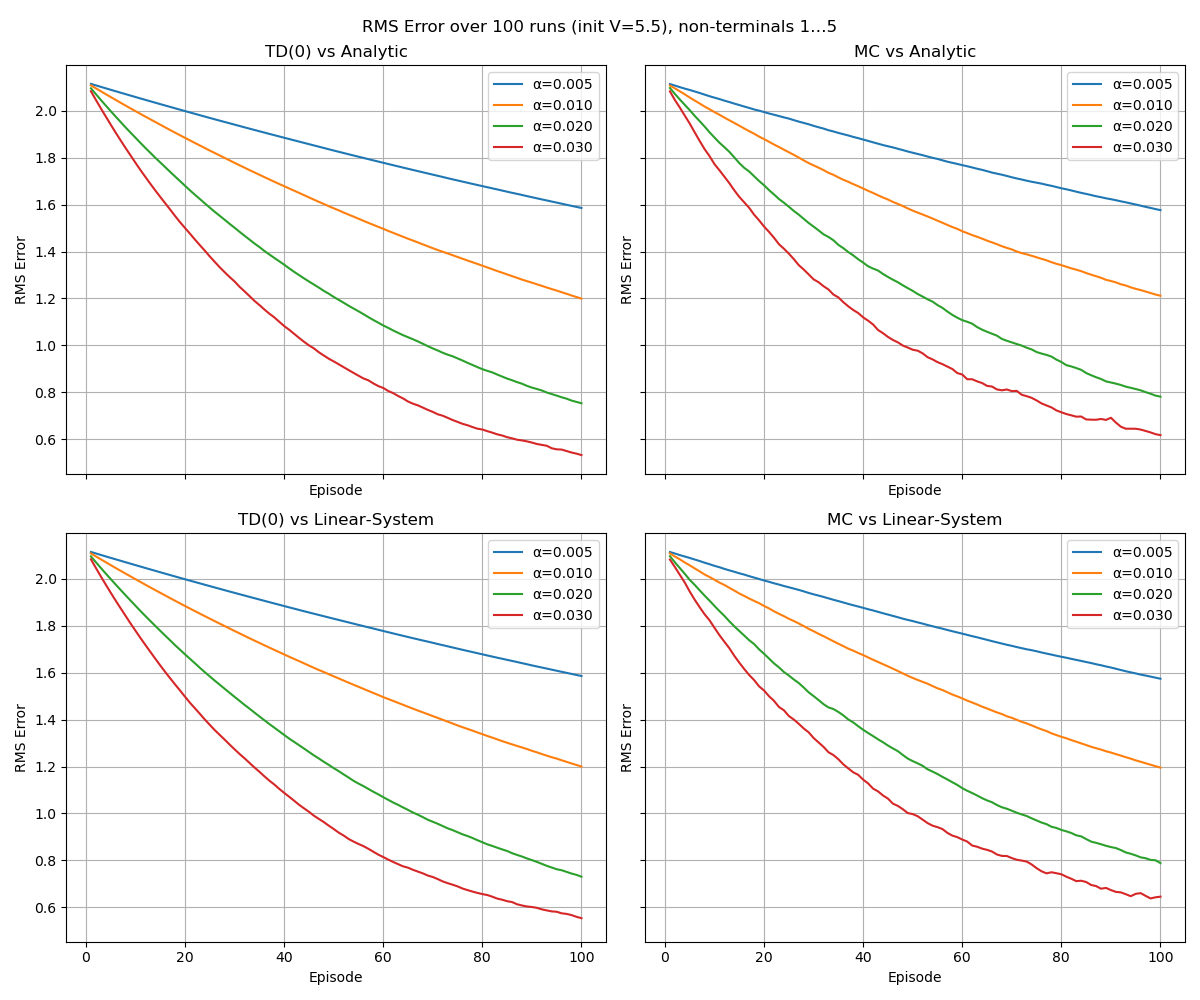

Source code (Python):
import numpy as np
import matplotlib.pyplot as plt
from Mars_Rover_env import MarsRoverEnv

def true_values_analytic(n_states):
    N = n_states + 1
    V = np.zeros(n_states+2)
    for s in range(1, n_states+1):
        V[s] = 1 + 9 * (s / N)
    V[0], V[-1] = 1.0, 10.0
    return V

def true_values_linear_system(n_states):
    env = MarsRoverEnv(n_states=n_states)
    nS = env.nS
    P = np.zeros((n_states, n_states))
    R = np.zeros(n_states)
    for s in range(1, n_states+1):
        for a in (0,1):
            for prob, ns, rew, done in env.P[s][a]:
                weight = 0.5 * prob
                if 1 <= ns <= n_states:
                    P[s-1, ns-1] += weight
                else:
                    # terminal next-state
                    R[s-1] += weight * rew
    # Solve (I - P)V_int = R
    V_int = np.linalg.solve(np.eye(n_states) - P, R)
    V = np.zeros(n_states+2)
    V[1:-1] = V_int
    V[0], V[-1] = 1.0, 10.0
    return V

def run_td(env, alpha, max_episodes, V0, V_ref):
    V = np.full_like(V_ref, V0)
    V[0], V[-1] = V_ref[0], V_ref[-1]
    errs = np.zeros(max_episodes)
    for ep in range(max_episodes):
        s = env.reset(); done=False
        while not done:
            a = env.action_space.sample()
            ns, r, done, _ = env.step(a)
            target = r + (0.0 if done else V[ns])
            V[s] += alpha * (target - V[s])
            s = ns
        errs[ep] = np.sqrt(np.mean((V[1:-1] - V_ref[1:-1])**2))
    return errs

def run_mc(env, alpha, max_episodes, V0, V_ref):
    V = np.full_like(V_ref, V0)
    V[0], V[-1] = V_ref[0], V_ref[-1]
    errs = np.zeros(max_episodes)
    for ep in range(max_episodes):
        s = env.reset(); done=False
        states, rewards = [], []
        while not done:
            states.append(s)
            a = env.action_space.sample()
            s, r, done, _ = env.step(a)
            rewards.append(r)
        G = sum(rewards)
        firsts = set()
        for i, s0 in enumerate(states):
            if s0 not in firsts and 1 <= s0 <= env.nS-2:
                firsts.add(s0)
                V[s0] += alpha * (G - V[s0])
        errs[ep] = np.sqrt(np.mean((V[1:-1] - V_ref[1:-1])**2))
    return errs

if __name__ == '__main__':
    n_states     = 5
    max_episodes = 100
    runs         = 100
    init_V       = 5.5
    alphas       = [0.005, 0.01, 0.02, 0.03]

    V_analytic = true_values_analytic(n_states)
    V_linear   = true_values_linear_system(n_states)

    td_errs_A, mc_errs_A = {α: np.zeros(max_episodes) for α in alphas}, {α: np.zeros(max_episodes) for α in alphas}
    td_errs_L, mc_errs_L = {α: np.zeros(max_episodes) for α in alphas}, {α: np.zeros(max_episodes) for α in alphas}

    for α in alphas:
        for _ in range(runs):
            e_td_A = MarsRoverEnv(n_states=n_states)
            e_mc_A = MarsRoverEnv(n_states=n_states)
            td_errs_A[α] += run_td(e_td_A, α, max_episodes, init_V, V_analytic)
            mc_errs_A[α] += run_mc(e_mc_A, α, max_episodes, init_V, V_analytic)

            e_td_L = MarsRoverEnv(n_states=n_states)
            e_mc_L = MarsRoverEnv(n_states=n_states)
            td_errs_L[α] += run_td(e_td_L, α, max_episodes, init_V, V_linear)
            mc_errs_L[α] += run_mc(e_mc_L, α, max_episodes, init_V, V_linear)

        td_errs_A[α] /= runs;  mc_errs_A[α] /= runs
        td_errs_L[α] /= runs;  mc_errs_L[α] /= runs

    fig, axes = plt.subplots(2, 2, figsize=(12, 10), sharex=True, sharey=True)
    episodes = np.arange(1, max_episodes+1)

    #analytic reference
    for α in alphas:
        axes[0,0].plot(episodes, td_errs_A[α], label=f'α={α:.3f}')
        axes[0,1].plot(episodes, mc_errs_A[α], label=f'α={α:.3f}')
    axes[0,0].set_title('TD(0) vs Analytic')
    axes[0,1].set_title('MC vs Analytic')

    #linear‐system reference
    for α in alphas:
        axes[1,0].plot(episodes, td_errs_L[α], label=f'α={α:.3f}')
        axes[1,1].plot(episodes, mc_errs_L[α], label=f'α={α:.3f}')
    axes[1,0].set_title('TD(0) vs Linear‐System')
    axes[1,1].set_title('MC vs Linear‐System')

    for ax in axes.flat:
        ax.set_xlabel('Episode')
        ax.set_ylabel('RMS Error')
        ax.grid(True)
        ax.legend()

    plt.suptitle('RMS Error over 100 runs (init V=5.5), non‐terminals 1…5')
    plt.tight_layout()
    plt.savefig('compare_td_mc.png')
    plt.show()
